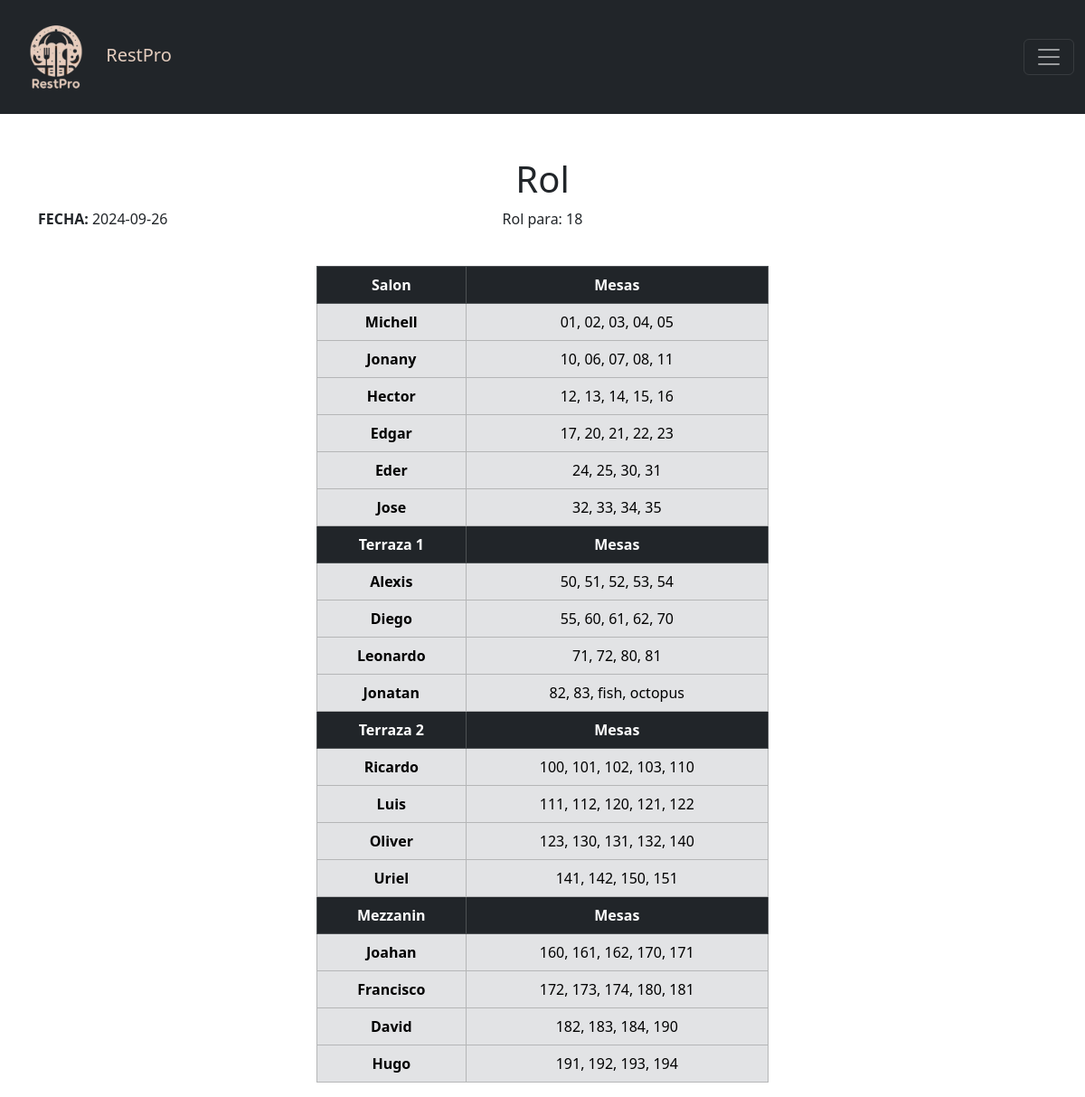
Screenshot of /vistas/rol/rol.php (signed in) with the database file from the repository.
### tables this page shows
CREATE TABLE `areas` (
  `id` int NOT NULL,
  `nombre` varchar(50) NOT NULL COMMENT 'Nombre de area',
  `descripcion` varchar(250) NOT NULL COMMENT 'Descripcion de area'
);

### www/vistas/rol/consultas/consultas.php (called while the page is built, shortened)
<?php
$ctn_meseros = 0;
$result = $pdo->query("SELECT * FROM areas");
if ($result->rowCount() > 0) {
    $resultAreas = $result->fetchAll(PDO::FETCH_OBJ);
}
$fecha = date('Y-m-d');
$result = $pdo->query("SELECT * FROM vista_mesero_mesa WHERE fecha = '$fecha'");
if ($result->rowCount() > 0) {
    $result_vista_meseros_mesas = $result->fetchAll(PDO::FETCH_OBJ);
}

### www/vistas/rol/consultas/tabla_rol_creado.php (the view, shortened to what this page needs)
<table class="table table-bordered table-dark" style="width: 500px;">
    <?php
    foreach ($resultAreas as $iterador_area => $area):
        $nombre_area = $area->nombre;
        ?>
        <thead>
            <tr>
                <th scope="col"><?php echo $nombre_area; ?></th>
                <th scope="col">Mesas</th>
            </tr>
        </thead>
        <tbody class="table-secondary">
            <?php
                foreach ($result_vista_meseros_mesas as $mesero):
                    if ($meserosxArea_acumulados[$iterador_area] == $ctn_meseros) {
                        break;
                    }
                    $nombre = $result_vista_meseros_mesas[$ctn_meseros]->mesero;
                    $mesas = $result_vista_meseros_mesas[$ctn_meseros]->mesas;
                    $ctn_meseros += 1; ?>
                <tr>
                    <th scope="row"><?php echo $nombre; ?></th>
                    <td><?php echo $mesas; ?></td>
                </tr>
                <?php
                endforeach ?>
        </tbody>
        <?php $ctn_areas += 1; endforeach ?>
</table>

### www/assets/tools/styles/estilos_vistas.css (style rules this page uses)
.table { table-layout: auto; width: auto; }

### rows the page displays
areas: nombre "Salon", nombre "Michell", mesas "01, 02, 03, 04, 05", nombre "Jonany", mesas "10, 06, 07, 08, 11", nombre "Hector", mesas "12, 13, 14, 15, 16", nombre "Edgar", mesas "17, 20, 21, 22, 23", nombre "Eder", mesas "24, 25, 30, 31", nombre "Jose", mesas "32, 33, 34, 35"
areas: nombre "Terraza 1", nombre "Alexis", mesas "50, 51, 52, 53, 54", nombre "Diego", mesas "55, 60, 61, 62, 70", nombre "Leonardo", mesas "71, 72, 80, 81", nombre "Jonatan", mesas "82, 83, fish, octopus"
areas: nombre "Terraza 2", nombre "Ricardo", mesas "100, 101, 102, 103, 110", nombre "Luis", mesas "111, 112, 120, 121, 122", nombre "Oliver", mesas "123, 130, 131, 132, 140", nombre "Uriel", mesas "141, 142, 150, 151"
areas: nombre "Mezzanin", nombre "Joahan", mesas "160, 161, 162, 170, 171", nombre "Francisco", mesas "172, 173, 174, 180, 181", nombre "David", mesas "182, 183, 184, 190", nombre "Hugo", mesas "191, 192, 193, 194"

### other values shown
$titulo "Rol"
count($resultEstaciones) "18"
